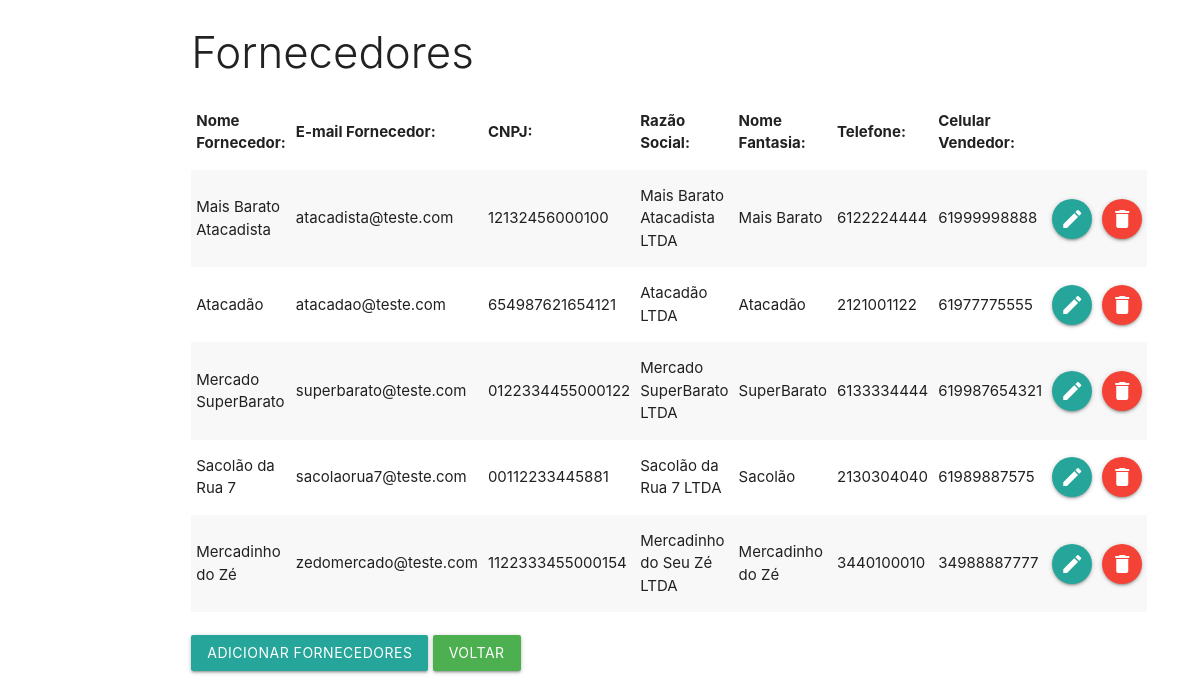
The page /fornecedores.php on the database its author committed.
### tables this page shows
CREATE TABLE `fornecedores` (
  `id_fornecedor` int NOT NULL AUTO_INCREMENT,
  `nome_fornecedor` varchar(200) NOT NULL,
  `email_fornecedor` varchar(100) NOT NULL,
  `cnpj_fornecedor` varchar(30) NOT NULL,
  `razaoSocial_fornecedor` varchar(200) NOT NULL,
  `nomeFantasia_fornecedor` varchar(200) NOT NULL,
  `telefone_fornecedor` varchar(20) NOT NULL,
  `celular_vendedor` varchar(20) NOT NULL,
  PRIMARY KEY (`id_fornecedor`)
);

### fornecedores.php (the view, shortened to what this page needs)
<?php
include_once 'db/db_connect.php';
include_once 'includes/header.php';
?>
<div class="container">
  <div class="row">
    <div class="col s12 m12">
      <h3 class="light">Fornecedores</h3>
        <table class="striped">
                  <thead>
                      <tr>
                        <th>Nome Fornecedor: </th>
                        <th>E-mail Fornecedor: </th>
                        <th>CNPJ: </th>
                        <th>Razão Social: </th>
                        <th>Nome Fantasia: </th>
                        <th>Telefone: </th>
                        <th>Celular Vendedor: </th>
                      </tr>
                  </thead>
                  <tbody>
                    <?php
                    $sql = "SELECT * FROM fornecedores";
                    $resultado = mysqli_query($connect, $sql);
                    while($dados = mysqli_fetch_array($resultado)):
                    ?>
                    <tr>
                      <td><?php echo $dados['nome_fornecedor']; ?></td>
                      <td><?php echo $dados['email_fornecedor']; ?></td>
                      <td><?php echo $dados['cnpj_fornecedor']; ?></td>
                      <td><?php echo $dados['razaoSocial_fornecedor']; ?></td>
                      <td><?php echo $dados['nomeFantasia_fornecedor']; ?></td>
                      <td><?php echo $dados['telefone_fornecedor']; ?></td>
                      <td><?php echo $dados['celular_vendedor']; ?></td>
                      <td><a href="editar-fornecedor.php?id=<?php echo $dados['id_fornecedor']; ?>" class="btn-floating gray"><i class="material-icons">create</i></a></td>
                      <td><a href="#modal<?php echo $dados['id_fornecedor']; ?>" class="btn-floating red modal-trigger"><i class="material-icons">delete</i></a></td>
                    </tr>
                    <?php endwhile; ?>
                  </tbody>
          </table>
          <br>
          <a href="adicionar-fornecedores.php" class="btn">Adicionar Fornecedores</a>
          <a href="index.php" class="btn green">Voltar</a>
    </div>
  </div>
</div>
<?php
include_once 'includes/footer.php';
?>

### rows shown on the page
fornecedores: nome_fornecedor "Mais Barato Atacadista", email_fornecedor "atacadista@teste.com", cnpj_fornecedor "12132456000100", razaoSocial_fornecedor "Mais Barato Atacadista LTDA", nomeFantasia_fornecedor "Mais Barato", telefone_fornecedor "6122224444", celular_vendedor "61999998888"
fornecedores: nome_fornecedor "Atacadão", email_fornecedor "atacadao@teste.com", cnpj_fornecedor "654987621654121", razaoSocial_fornecedor "Atacadão LTDA", nomeFantasia_fornecedor "Atacadão", telefone_fornecedor "2121001122", celular_vendedor "61977775555"
fornecedores: nome_fornecedor "Mercado SuperBarato", email_fornecedor "superbarato@teste.com", cnpj_fornecedor "0122334455000122", razaoSocial_fornecedor "Mercado SuperBarato LTDA", nomeFantasia_fornecedor "SuperBarato", telefone_fornecedor "6133334444", celular_vendedor "619987654321"
fornecedores: nome_fornecedor "Sacolão da Rua 7", email_fornecedor "sacolaorua7@teste.com", cnpj_fornecedor "00112233445881", razaoSocial_fornecedor "Sacolão da Rua 7 LTDA", nomeFantasia_fornecedor "Sacolão", telefone_fornecedor "2130304040", celular_vendedor "61989887575"
fornecedores: nome_fornecedor "Mercadinho do Zé", email_fornecedor "zedomercado@teste.com", cnpj_fornecedor "1122333455000154", razaoSocial_fornecedor "Mercadinho do Seu Zé LTDA", nomeFantasia_fornecedor "Mercadinho do Zé", telefone_fornecedor "3440100010", celular_vendedor "34988887777"
